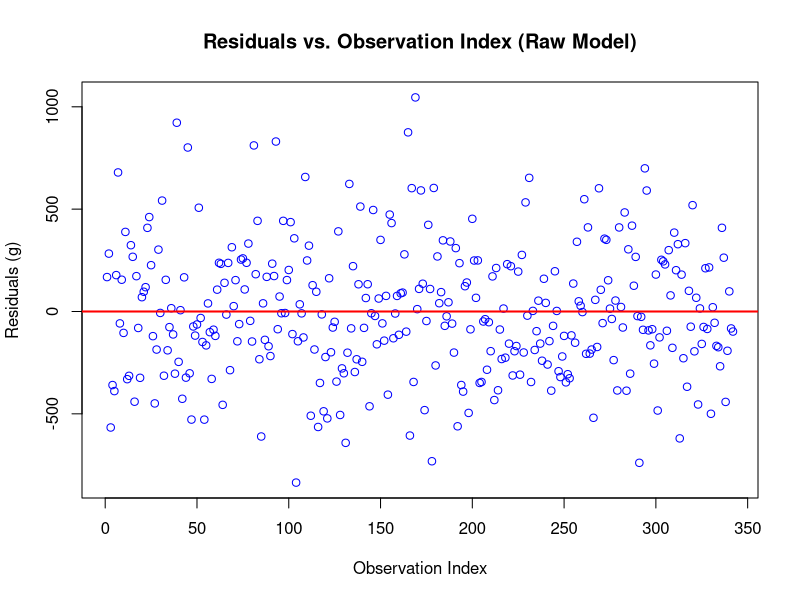

Generate this figure with R:
data <- read.csv("../penguins_cleaned.csv")

data$Is_Gentoo <- ifelse(data$Species == "Gentoo penguin (Pygoscelis papua)", 1, 0)
data$Is_Chinstrap <- ifelse(data$Species == "Chinstrap penguin (Pygoscelis antarctica)", 1, 0)

model_raw <- lm(Body_Mass ~ Flipper_Length
                + Culmen_Length
                + Culmen_Depth
                + Is_Gentoo
                + Is_Chinstrap, data=data)

res_raw <- resid(model_raw)

plot(res_raw,
     main = "Residuals vs. Observation Index (Raw Model)",
     xlab = "Observation Index",
     ylab = "Residuals (g)",
     col = "blue")

abline(h = 0, col = "red", lwd = 2)
